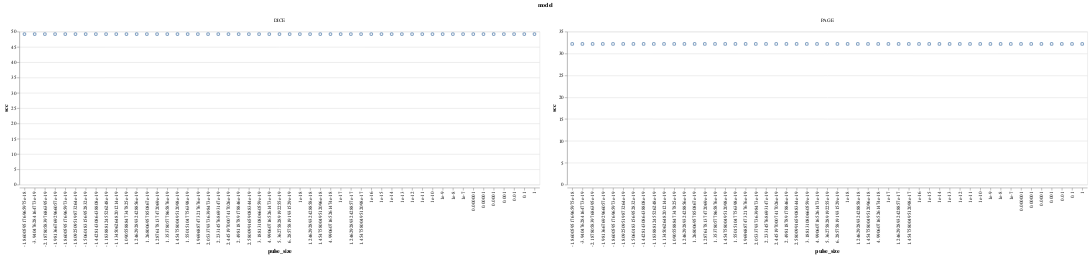

Notebook code for this chart:
### Code cell
df_output = DataFrame(model=String[], pulse_size=Float64[], scc=Float64[])

m_fund = MimiFUND.get_model();
m_dice = MimiDICE2010.get_model();
m_page = MimiPAGE2009.get_model();

for pulse_size in 1 ./ 10 .^ (0:50)
#     scc_fund = MimiFUND.compute_scc(m_fund, year=2020, prtp=0.03, eta=0., pulse_size=pulse_size)
#     push!(df_output, ("FUND", pulse_size, scc_fund))
    
    scc_dice = MimiDICE2010.compute_scc(m_dice, year=2025, prtp=0.03, eta=0.)
    push!(df_output, ("DICE", pulse_size, scc_dice))
    
    scc_page = MimiPAGE2009.compute_scc(m_page, year=2020, prtp=0.03, eta=0.)
    push!(df_output, ("PAGE", pulse_size, scc_page))
end

df_output |> @vlplot(:point, x="pulse_size:o", y=:scc, column=:model, resolve={scale={y=:independent}})

### Figure 1 — Vega-Lite specification as saved in the notebook (floating-point values rounded to 4 significant figures)
{"data": {"values": [{"model": "DICE", "pulse_size": 1, "scc": 49.2}, {"model": "PAGE", "pulse_size": 1, "scc": 32.19}, {"model": "DICE", "pulse_size": 0.1, "scc": 49.2}, {"model": "PAGE", "pulse_size": 0.1, "scc": 32.19}, {"model": "DICE", "pulse_size": 0.01, "scc": 49.2}, {"model": "PAGE", "pulse_size": 0.01, "scc": 32.19}, {"model": "DICE", "pulse_size": 0.001, "scc": 49.2}, {"model": "PAGE", "pulse_size": 0.001, "scc": 32.19}, {"model": "DICE", "pulse_size": 0.0001, "scc": 49.2}, {"model": "PAGE", "pulse_size": 0.0001, "scc": 32.19}, {"model": "DICE", "pulse_size": 1e-05, "scc": 49.2}, {"model": "PAGE", "pulse_size": 1e-05, "scc": 32.19}, {"model": "DICE", "pulse_size": 1e-06, "scc": 49.2}, {"model": "PAGE", "pulse_size": 1e-06, "scc": 32.19}, {"model": "DICE", "pulse_size": 1e-07, "scc": 49.2}, {"model": "PAGE", "pulse_size": 1e-07, "scc": 32.19}, {"model": "DICE", "pulse_size": 1e-08, "scc": 49.2}, {"model": "PAGE", "pulse_size": 1e-08, "scc": 32.19}, {"model": "DICE", "pulse_size": 1e-09, "scc": 49.2}, {"model": "PAGE", "pulse_size": 1e-09, "scc": 32.19}, {"model": "DICE", "pulse_size": 1e-10, "scc": 49.2}, {"model": "PAGE", "pulse_size": 1e-10, "scc": 32.19}, {"model": "DICE", "pulse_size": 1e-11, "scc": 49.2}, {"model": "PAGE", "pulse_size": 1e-11, "scc": 32.19}, {"model": "DICE", "pulse_size": 1e-12, "scc": 49.2}, {"model": "PAGE", "pulse_size": 1e-12, "scc": 32.19}, {"model": "DICE", "pulse_size": 1e-13, "scc": 49.2}, {"model": "PAGE", "pulse_size": 1e-13, "scc": 32.19}, {"model": "DICE", "pulse_size": 1e-14, "scc": 49.2}, {"model": "PAGE", "pulse_size": 1e-14, "scc": 32.19}, {"model": "DICE", "pulse_size": 1e-15, "scc": 49.2}, {"model": "PAGE", "pulse_size": 1e-15, "scc": 32.19}, {"model": "DICE", "pulse_size": 1e-16, "scc": 49.2}, {"model": "PAGE", "pulse_size": 1e-16, "scc": 32.19}, {"model": "DICE", "pulse_size": 1e-17, "scc": 49.2}, {"model": "PAGE", "pulse_size": 1e-17, "scc": 32.19}, {"model": "DICE", "pulse_size": 1e-18, "scc": 49.2}, {"model": "PAGE", "pulse_size": 1e-18, "scc": 32.19}, {"model": "DICE", "pulse_size": -1.184e-19, "scc": 49.2}, {"model": "PAGE", "pulse_size": -1.184e-19, "scc": 32.19}, {"model": "DICE", "pulse_size": 1.288e-19, "scc": 49.2}, {"model": "PAGE", "pulse_size": 1.288e-19, "scc": 32.19}, {"model": "DICE", "pulse_size": 2.58e-19, "scc": 49.2}, {"model": "PAGE", "pulse_size": 2.58e-19, "scc": 32.19}, {"model": "DICE", "pulse_size": 5.363e-19, "scc": 49.2}, {"model": "PAGE", "pulse_size": 5.363e-19, "scc": 32.19}, {"model": "DICE", "pulse_size": 4.991e-18, "scc": 49.2}, {"model": "PAGE", "pulse_size": 4.991e-18, "scc": 32.19}, {"model": "DICE", "pulse_size": 4.991e-19, "scc": 49.2}, {"model": "PAGE", "pulse_size": 4.991e-19, "scc": 32.19}, {"model": "DICE", "pulse_size": 6.286e-19, "scc": 49.2}, {"model": "PAGE", "pulse_size": 6.286e-19, "scc": 32.19}, {"model": "DICE", "pulse_size": -3.94e-19, "scc": 49.2}, {"model": "PAGE", "pulse_size": -3.94e-19, "scc": 32.19}, {"model": "DICE", "pulse_size": -1.443e-19, "scc": 49.2}, {"model": "PAGE", "pulse_size": -1.443e-19, "scc": 32.19}, {"model": "DICE", "pulse_size": 2.233e-19, "scc": 49.2}, {"model": "PAGE", "pulse_size": 2.233e-19, "scc": 32.19}, {"model": "DICE", "pulse_size": 1.268e-19, "scc": 49.2}, {"model": "PAGE", "pulse_size": 1.268e-19, "scc": 32.19}, {"model": "DICE", "pulse_size": 1.97e-19, "scc": 49.2}, {"model": "PAGE", "pulse_size": 1.97e-19, "scc": 32.19}, {"model": "DICE", "pulse_size": -2.188e-19, "scc": 49.2}, {"model": "PAGE", "pulse_size": -2.188e-19, "scc": 32.19}, {"model": "DICE", "pulse_size": -1.135e-19, "scc": 49.2}, {"model": "PAGE", "pulse_size": -1.135e-19, "scc": 32.19}, {"model": "DICE", "pulse_size": 2.445e-19, "scc": 49.2}, {"model": "PAGE", "pulse_size": 2.445e-19, "scc": 32.19}, {"model": "DICE", "pulse_size": 2.498e-19, "scc": 49.2}, {"model": "PAGE", "pulse_size": 2.498e-19, "scc": 32.19}, {"model": "DICE", "pulse_size": 3.188e-19, "scc": 49.2}, {"model": "PAGE", "pulse_size": 3.188e-19, "scc": 32.19}, {"model": "DICE", "pulse_size": -1.809e-19, "scc": 49.2}, {"model": "PAGE", "pulse_size": -1.809e-19, "scc": 32.19}, {"model": "DICE", "pulse_size": 1.455e-17, "scc": 49.2}, {"model": "PAGE", "pulse_size": 1.455e-17, "scc": 32.19}, {"model": "DICE", "pulse_size": 1.455e-18, "scc": 49.2}, {"model": "PAGE", "pulse_size": 1.455e-18, "scc": 32.19}, {"model": "DICE", "pulse_size": 1.455e-19, "scc": 49.2}, {"model": "PAGE", "pulse_size": 1.455e-19, "scc": 32.19}, {"model": "DICE", "pulse_size": -1.981e-19, "scc": 49.2}, {"model": "PAGE", "pulse_size": -1.981e-19, "scc": 32.19}, {"model": "DICE", "pulse_size": 2.053e-19, "scc": 49.2}, {"model": "PAGE", "pulse_size": 2.053e-19, "scc": 32.19}, {"model": "DICE", "pulse_size": -1.506e-19, "scc": 49.2}, {"model": "PAGE", "pulse_size": -1.506e-19, "scc": 32.19}, {"model": "DICE", "pulse_size": 1.354e-19, "scc": 49.2}, {"model": "PAGE", "pulse_size": 1.354e-19, "scc": 32.19}, {"model": "DICE", "pulse_size": 1.246e-17, "scc": 49.2}, {"model": "PAGE", "pulse_size": 1.246e-17, "scc": 32.19}, {"model": "DICE", "pulse_size": 1.246e-18, "scc": 49.2}, {"model": "PAGE", "pulse_size": 1.246e-18, "scc": 32.19}, {"model": "DICE", "pulse_size": 1.246e-19, "scc": 49.2}, {"model": "PAGE", "pulse_size": 1.246e-19, "scc": 32.19}, {"model": "DICE", "pulse_size": 1.55e-19, "scc": 49.2}, {"model": "PAGE", "pulse_size": 1.55e-19, "scc": 32.19}, {"model": "DICE", "pulse_size": 1.091e-19, "scc": 49.2}, {"model": "PAGE", "pulse_size": 1.091e-19, "scc": 32.19}, {"model": "DICE", "pulse_size": -1.86e-18, "scc": 49.2}, {"model": "PAGE", "pulse_size": -1.86e-18, "scc": 32.19}, {"model": "DICE", "pulse_size": -1.86e-19, "scc": 49.2}, {"model": "PAGE", "pulse_size": -1.86e-19, "scc": 32.19}]}, "encoding": {"column": {"field": "model", "type": "nominal"}, "x": {"field": "pulse_size", "type": "ordinal"}, "y": {"field": "scc", "type": "quantitative"}}, "mark": "point", "resolve": {"scale": {"y": "independent"}}}
